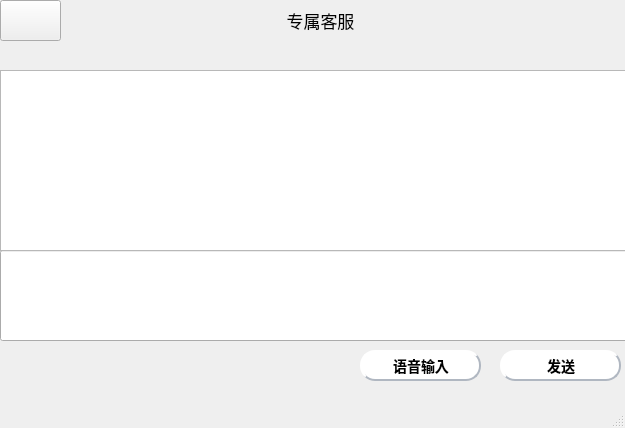
<?xml version="1.0" encoding="UTF-8"?>
<ui version="4.0">
 <class>MainWindow8</class>
 <widget class="QMainWindow" name="MainWindow8">
  <property name="geometry">
   <rect>
    <x>0</x>
    <y>0</y>
    <width>625</width>
    <height>428</height>
   </rect>
  </property>
  <property name="windowTitle">
   <string>MainWindow</string>
  </property>
  <property name="styleSheet">
   <string notr="true">


MainWindow8{background-image: url(C:/Users/12234/Documents/01/0.jpg);}


</string>
  </property>
  <widget class="QWidget" name="centralwidget">
   <widget class="QPushButton" name="pushButton">
    <property name="geometry">
     <rect>
      <x>500</x>
      <y>350</y>
      <width>121</width>
      <height>31</height>
     </rect>
    </property>
    <property name="styleSheet">
     <string notr="true">QPushButton:hover {
background-color: #dde3f1;

}

QPushButton {
background-color: #ffffff;
color: #ffffff;
color:black;
                    /* 文字颜色 */
background-color: #ffffff;       /* 背景色 */
border-style: outset;            /* 边框风格 */
border-width: 2px;               /* 边框宽度 */
border-radius: 5px;              /* 边框圆角 */
border-color: #b0b7c1;           /* 边框颜色 */
font: bold 14px;                 /* 字体 */
min-width: 2em;                  /* 控件最小宽度 */
min-height: 2px;                 /* 控件最小高度 */
font-family: 宋体;            /* 字库 */
padding: 5px;                    /* 内边距 */
padding-left:6px;                /* 文字横向偏移 */
padding-top:6px;                 /* 文字纵向偏移 */
border-radius:15px
}
QPushButton:pressed {
background-color: #959a9e;
}
</string>
    </property>
    <property name="text">
     <string>发送</string>
    </property>
   </widget>
   <widget class="QLineEdit" name="lineEdit">
    <property name="geometry">
     <rect>
      <x>0</x>
      <y>250</y>
      <width>631</width>
      <height>91</height>
     </rect>
    </property>
    <property name="palette">
     <palette>
      <active>
       <colorrole role="WindowText">
        <brush brushstyle="SolidPattern">
         <color alpha="255">
          <red>0</red>
          <green>0</green>
          <blue>0</blue>
         </color>
        </brush>
       </colorrole>
       <colorrole role="Text">
        <brush brushstyle="SolidPattern">
         <color alpha="255">
          <red>0</red>
          <green>0</green>
          <blue>0</blue>
         </color>
        </brush>
       </colorrole>
       <colorrole role="ButtonText">
        <brush brushstyle="SolidPattern">
         <color alpha="255">
          <red>0</red>
          <green>0</green>
          <blue>0</blue>
         </color>
        </brush>
       </colorrole>
       <colorrole role="PlaceholderText">
        <brush brushstyle="SolidPattern">
         <color alpha="128">
          <red>255</red>
          <green>255</green>
          <blue>255</blue>
         </color>
        </brush>
       </colorrole>
      </active>
      <inactive>
       <colorrole role="WindowText">
        <brush brushstyle="SolidPattern">
         <color alpha="255">
          <red>0</red>
          <green>0</green>
          <blue>0</blue>
         </color>
        </brush>
       </colorrole>
       <colorrole role="Text">
        <brush brushstyle="SolidPattern">
         <color alpha="255">
          <red>0</red>
          <green>0</green>
          <blue>0</blue>
         </color>
        </brush>
       </colorrole>
       <colorrole role="ButtonText">
        <brush brushstyle="SolidPattern">
         <color alpha="255">
          <red>0</red>
          <green>0</green>
          <blue>0</blue>
         </color>
        </brush>
       </colorrole>
       <colorrole role="PlaceholderText">
        <brush brushstyle="SolidPattern">
         <color alpha="128">
          <red>255</red>
          <green>255</green>
          <blue>255</blue>
         </color>
        </brush>
       </colorrole>
      </inactive>
      <disabled>
       <colorrole role="WindowText">
        <brush brushstyle="SolidPattern">
         <color alpha="255">
          <red>0</red>
          <green>0</green>
          <blue>0</blue>
         </color>
        </brush>
       </colorrole>
       <colorrole role="Text">
        <brush brushstyle="SolidPattern">
         <color alpha="255">
          <red>0</red>
          <green>0</green>
          <blue>0</blue>
         </color>
        </brush>
       </colorrole>
       <colorrole role="ButtonText">
        <brush brushstyle="SolidPattern">
         <color alpha="255">
          <red>0</red>
          <green>0</green>
          <blue>0</blue>
         </color>
        </brush>
       </colorrole>
       <colorrole role="PlaceholderText">
        <brush brushstyle="SolidPattern">
         <color alpha="128">
          <red>0</red>
          <green>0</green>
          <blue>0</blue>
         </color>
        </brush>
       </colorrole>
      </disabled>
     </palette>
    </property>
    <property name="styleSheet">
     <string notr="true">

QLineEdit{background-image: url(C:/Users/12234/Documents/01/0.jpg);color: rgb(0, 0, 0);}


</string>
    </property>
    <property name="text">
     <string/>
    </property>
   </widget>
   <widget class="QLabel" name="label">
    <property name="geometry">
     <rect>
      <x>10</x>
      <y>0</y>
      <width>621</width>
      <height>41</height>
     </rect>
    </property>
    <property name="font">
     <font>
      <pointsize>13</pointsize>
     </font>
    </property>
    <property name="styleSheet">
     <string notr="true">



QLabel{background-image: url(C:/Users/12234/Documents/01/0.jpg);}


</string>
    </property>
    <property name="text">
     <string>专属客服</string>
    </property>
    <property name="alignment">
     <set>Qt::AlignCenter</set>
    </property>
   </widget>
   <widget class="QPushButton" name="pushButton_2">
    <property name="geometry">
     <rect>
      <x>0</x>
      <y>0</y>
      <width>61</width>
      <height>41</height>
     </rect>
    </property>
    <property name="styleSheet">
     <string notr="true">QPushButton{
background-image: url(C:/Users/12234/Documents/01/0.jpg);
border-image: url(:/image/01/pic/10.png);


 background-color: qlineargradient(x1:0, y1:0, x2:1, y2:1,
stop:0 #91c46c,stop:1#91c46c);
 
}
QPushButton:pressed {
background-color: #287d7d;
}

</string>
    </property>
    <property name="text">
     <string/>
    </property>
   </widget>
   <widget class="QTextEdit" name="textEdit">
    <property name="enabled">
     <bool>true</bool>
    </property>
    <property name="geometry">
     <rect>
      <x>0</x>
      <y>70</y>
      <width>641</width>
      <height>181</height>
     </rect>
    </property>
    <property name="styleSheet">
     <string notr="true">


QTextEdit{background-image: url(C:/Users/12234/Documents/01/0.jpg);}


</string>
    </property>
    <property name="readOnly">
     <bool>true</bool>
    </property>
   </widget>
   <widget class="QPushButton" name="pushButton_3">
    <property name="geometry">
     <rect>
      <x>360</x>
      <y>350</y>
      <width>121</width>
      <height>31</height>
     </rect>
    </property>
    <property name="styleSheet">
     <string notr="true">QPushButton:hover {
background-color: #dde3f1;

}

QPushButton {
background-color: #ffffff;
color: #ffffff;
color:black;
                    /* 文字颜色 */
background-color: #ffffff;       /* 背景色 */
border-style: outset;            /* 边框风格 */
border-width: 2px;               /* 边框宽度 */
border-radius: 5px;              /* 边框圆角 */
border-color: #b0b7c1;           /* 边框颜色 */
font: bold 14px;                 /* 字体 */
min-width: 2em;                  /* 控件最小宽度 */
min-height: 2px;                 /* 控件最小高度 */
font-family: 宋体;            /* 字库 */
padding: 5px;                    /* 内边距 */
padding-left:6px;                /* 文字横向偏移 */
padding-top:6px;                 /* 文字纵向偏移 */
border-radius:15px
}
QPushButton:pressed {
background-color: #959a9e;
}
</string>
    </property>
    <property name="text">
     <string>语音输入</string>
    </property>
   </widget>
  </widget>
  <widget class="QMenuBar" name="menubar">
   <property name="geometry">
    <rect>
     <x>0</x>
     <y>0</y>
     <width>625</width>
     <height>23</height>
    </rect>
   </property>
  </widget>
  <widget class="QStatusBar" name="statusbar"/>
 </widget>
 <resources/>
 <connections/>
</ui>
